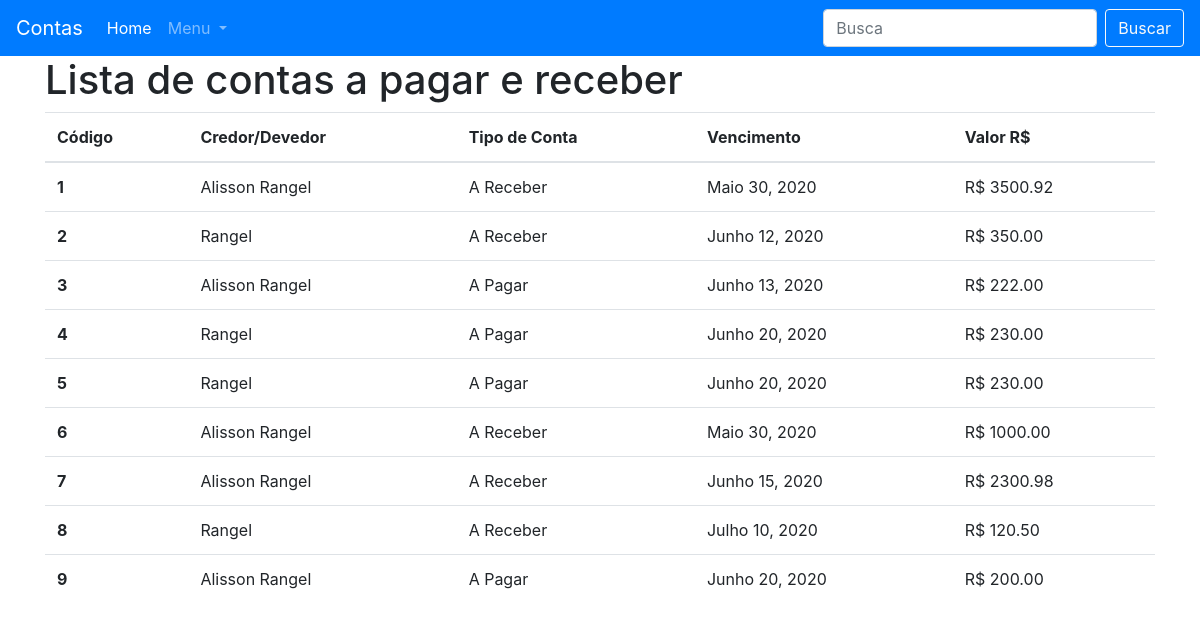
The app's page / (signed in), older data.
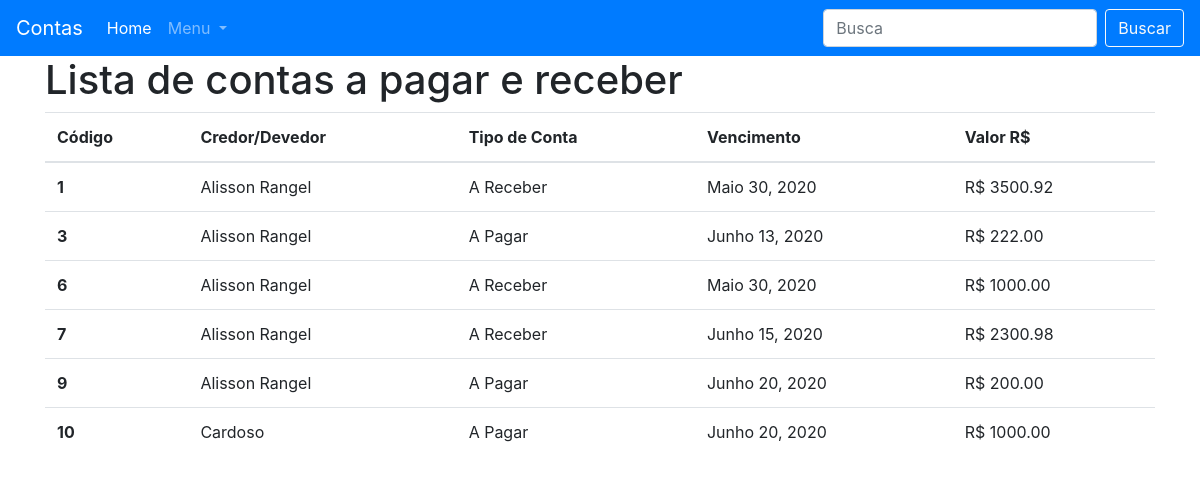
The same page, newer data.
### apps/gestor/models.py (models this page shows, shortened)
class Conta(models.Model):
    TIPO_CONTA_CHOICE = (
        ('RB', 'A Receber'),
        ('PG', 'A Pagar')
    )
    pessoa = models.ForeignKey(Pessoa, verbose_name="Pessoa", on_delete=models.CASCADE)
    tipo_conta = models.CharField(verbose_name="Tipo de conta", max_length=2, choices=TIPO_CONTA_CHOICE)
    vencimento = models.DateField(verbose_name="Vencimento")
    valor = models.DecimalField(verbose_name="Valor R$", max_digits=19, decimal_places=2)
    '''
    def get_total_contas_pagar(self):
        model = self.__class__ # Conta.objects.all()
        total = model.objects.filter(tipo_conta='PG').aggregate(Sum('valor'))
        return total
    '''

class Pessoa(models.Model):
    nome = models.CharField(verbose_name='Nome', max_length=200)
    nascimento = models.DateField(verbose_name='Nascimento')
    cpf = models.CharField(verbose_name='CPF', max_length=14)

### apps/gestor/views.py (the view)
# urls.py: path('', views.home, name='home'), # a url vazia fica por ultimo
@login_required(login_url='/login/')
def home(request):
    lista_contas = Conta.objects.all()  # QuerySet
    return render(request, 'base.html', {'lista_contas' : lista_contas})

### templates/base.html (shortened to what this page needs)
{% load static %}
<!DOCTYPE html>
<html lang='en'>
<head>
    <link rel='stylesheet' href="{% static 'css/bootstrap.css' %}">
</head>
<body>
    <nav class="navbar navbar-expand-lg navbar-dark bg-primary">
        <a class="navbar-brand" href="#">Contas</a>
        <div class="collapse navbar-collapse" id="navbarSupportedContent">
            <ul class="navbar-nav mr-auto">
                <li class="nav-item active">
                    <a class="nav-link" href="/">Home <span class="sr-only">(current)</span></a>
                </li>
                <li class="nav-item dropdown">
                    <a class="nav-link dropdown-toggle" href="#" id="navbarDropdown" role="button" data-toggle="dropdown" aria-haspopup="true" aria-expanded="false">
                        Menu
                      </a>
                </li>
            </ul>
            <form class="form-inline my-2 my-lg-0">
                <input class="form-control mr-sm-2" type="search" placeholder="Busca" aria-label="Search">
                <button class="btn btn-outline-light my-2 my-sm-0" type="submit">Buscar</button>
            </form>
        </div>
    </nav>
    <div class='container'>
        <div class="row">
            <div class="col-12">
                {% block corpo %}
                <h1>Lista de contas a pagar e receber</h1>
                <table class="table table-hover">
                    <thead>
                        <tr>
                            <th scope="col">Código</th>
                            <th scope="col">Credor/Devedor</th>
                            <th scope="col">Tipo de Conta</th>
                            <th scope="col">Vencimento</th>
                            <th scope="col">Valor R$</th>
                        </tr>
                    </thead>
                    <tbody>
                        {% for conta in lista_contas %}
                        <tr>
                            <th scope="row">{{ conta.id }}</th>
                            <td>{{ conta.pessoa.nome }}</td>
                            <td>{{ conta.get_tipo_conta_display }}</td>
                            <td>{{ conta.vencimento }}</td>
                            <td>R$ {{ conta.valor }}</td>
                        </tr>
                        {% endfor %}
                    </tbody>
                </table>
                {% endblock corpo %}
            </div>
        </div>
    </div>
</body>
</html>

Row changes from the older to the newer data that the page shows:
removed Conta: id "2", pessoa.nome "Rangel", tipo_conta "A Receber", vencimento "Junho 12, 2020", valor "350.00"
removed Conta: id "4", pessoa.nome "Rangel", tipo_conta "A Pagar", vencimento "Junho 20, 2020", valor "230.00"
removed Conta: id "5", pessoa.nome "Rangel", tipo_conta "A Pagar", vencimento "Junho 20, 2020", valor "230.00"
removed Conta: id "8", pessoa.nome "Rangel", tipo_conta "A Receber", vencimento "Julho 10, 2020", valor "120.50"
added Conta: id "10", pessoa.nome "Cardoso", tipo_conta "A Pagar", vencimento "Junho 20, 2020", valor "1000.00"
